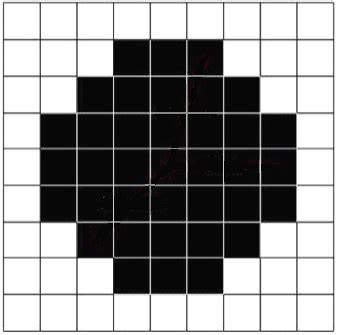
#> input picture image/角点.jpeg, 337 x 335 px, found by its file name
$ jupyter execute '1.harris算子.ipynb'
#> lines starting #> are read from the running program, lines starting #| are printed output that depends on the picture; after the words box and inside, x2 and y2 are one past the last pixel; in counts of white or black regions, pixels touching at a corner belong together
[cell 1]
import cv2 as cv
import matplotlib.pyplot as plt
import imutils
import numpy as np

[cell 2]
img=cv.imread('/Users/lixuecheng/Desktop/python/OpenCV/image/角点.jpeg')
#> img is the input picture: shape (335, 337, 3); mean B, G, R 144, 144, 144.1
gray=cv.cvtColor(img,cv.COLOR_BGR2GRAY)
img32=np.float32(gray)

[cell 3]
harris=cv.cornerHarris(img32,2,3,0.04)
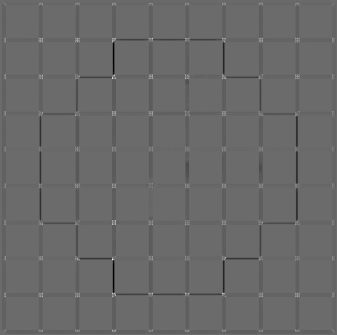
#> harris: shape (335, 337) float32; min -112738280, max 155397648, mean -1873197.8; drawn with min black and max white

[cell 4]
#将大于0.06harrismax的地方标记成红色
img[harris>0.06*harris.max()]=[0,0,255]
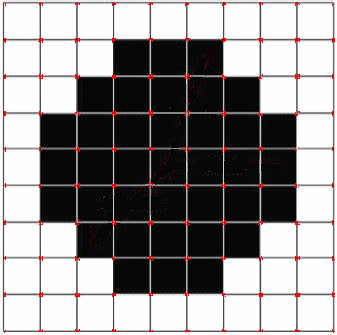
#> img: shape (335, 337, 3); 1.02% of pixels changed, all inside (x1, y1, x2, y2) = (3, 2, 335, 333)

[cell 5]
plt.figure(dpi=200)
plt.imshow(imutils.opencv2matplotlib(img))

$ run again, with image/FAST.png saved as image/角点.jpeg
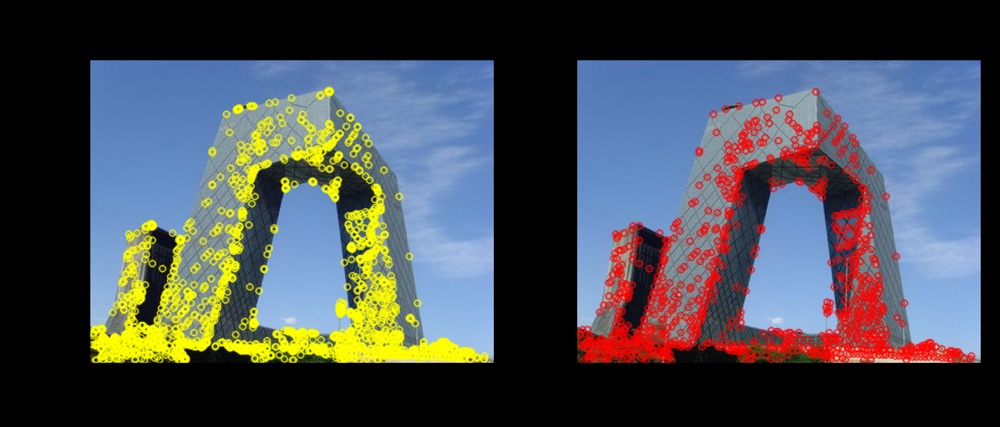
#> input picture image/FAST.png, 1000 x 427 px, shrunk from 1563 x 667 before the run, found by its file name
#> img is the input picture: shape (427, 1000, 3); mean B, G, R 81.6, 76.1, 72.3
#> `harris=cv.cornerHarris(img32,2,3,0.04)`:
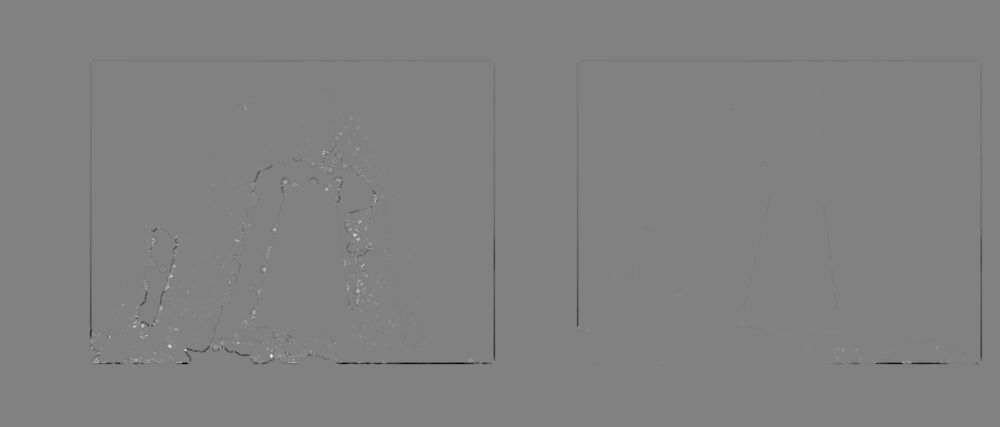
#> harris: shape (427, 1000) float32; min -65253288, max 63403772, mean -100152.7; drawn with min black and max white
#> `img[harris>0.06*harris.max()]=[0,0,255]`:
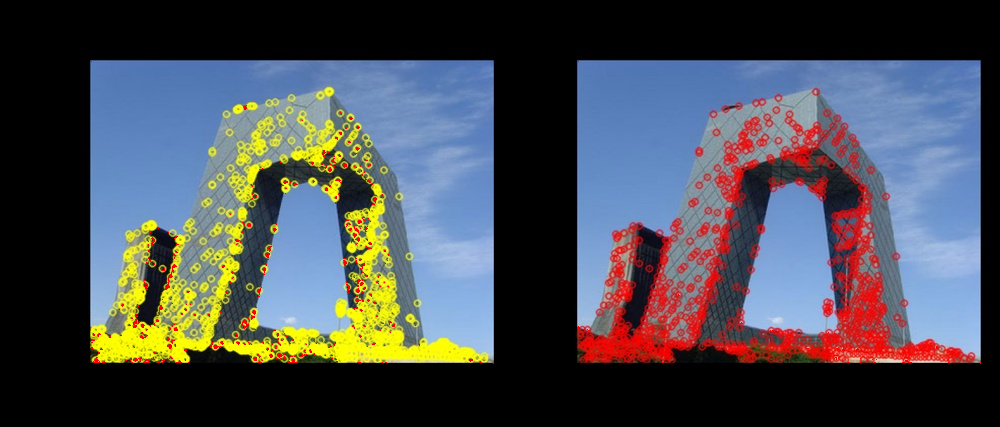
#> img: shape (427, 1000, 3); 0.44% of pixels changed, all inside (x1, y1, x2, y2) = (91, 61, 981, 364)
